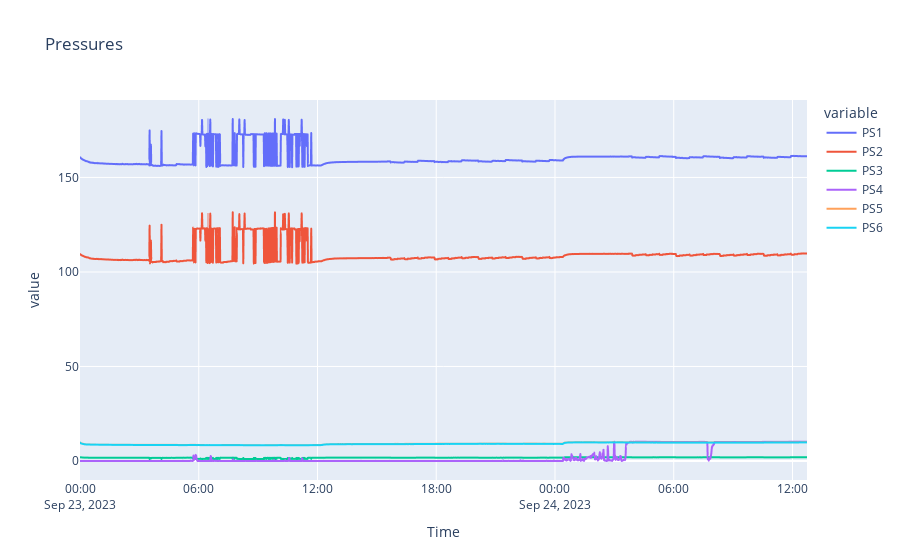
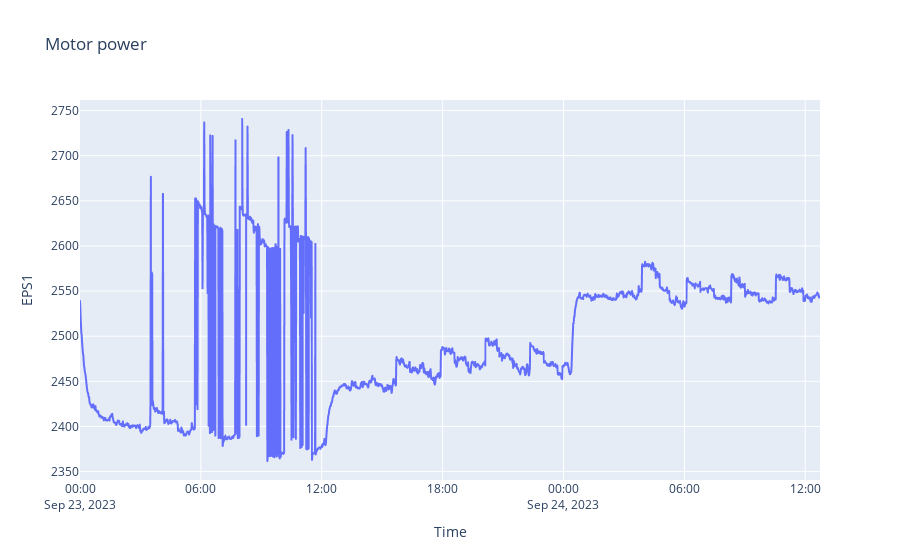
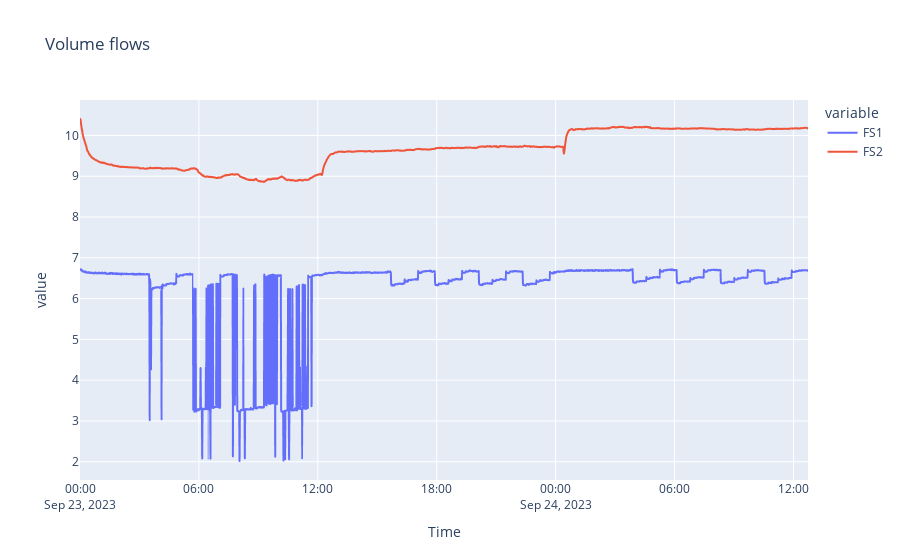
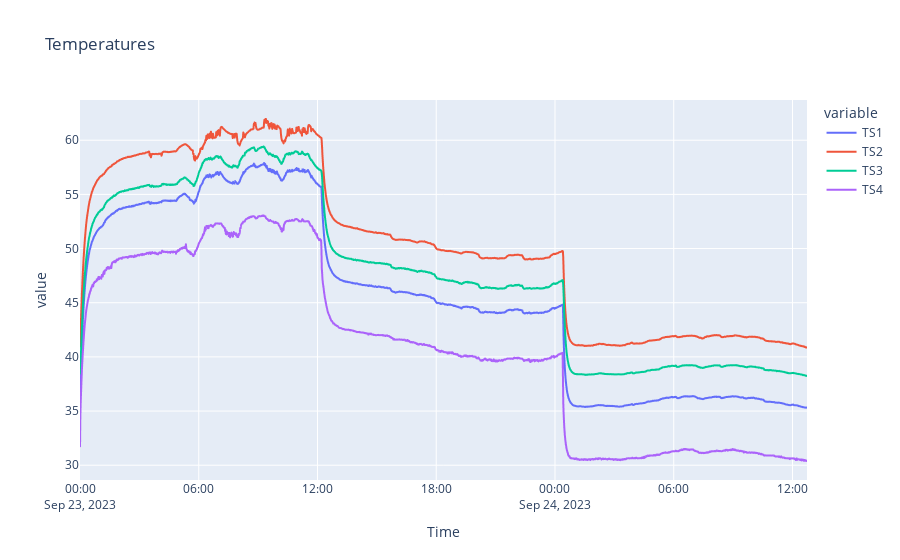

Notebook code for these charts, in order:
### Code cell
fig1 = px.line(data,
               x=data.index,
               y=data.columns[0:6],
               title="Pressures"
               )

fig2 = px.line(data,
               x=data.index,
               y=data.columns[6],
               title = "Motor power"
               )

fig3 = px.line(data,
               x=data.index,
               y=data.columns[7:9],
               title="Volume flows")
                

fig4 = px.line(data,
               x=data.index,
               y=data.columns[9:13],
               title="Temperatures")

fig5 = px.line(data,
               x=data.index, 
               y=data.columns[13],
               title="Vibrations")

fig6 = px.line(data,
               x=data.index, 
               y=data.columns[14:17],
               title="Others")


fig7 = px.line(data,
               x=data.index, 
               y=data.columns[17:19])

fig8 = px.line(data,
               x=data.index, 
               y=data.columns[19:21])

fig9 = px.line(data,
               x=data.index,
               y=data.columns[21])

fig1.show()
fig2.show()
fig3.show()
fig4.show()
fig5.show()
fig6.show()
fig7.show()
fig8.show()
fig9.show()

### Figure 1 — Plotly figure (JSON) as saved in the notebook; plotly's stock layout.template omitted (floating-point values rounded to 4 significant figures; data arrays with more than 128 entries replaced by an {"elided": "..."} marker saying what was removed)
{"data": [{"hovertemplate": "variable=PS1<br>Time=%{x}<br>value=%{y}<extra></extra>", "legendgroup": "PS1", "line": {"color": "#636efa", "dash": "solid"}, "marker": {"symbol": "circle"}, "mode": "lines", "name": "PS1", "showlegend": true, "type": "scattergl", "x": {"elided": "2205 str values"}, "xaxis": "x", "y": {"elided": "2205 float values"}, "yaxis": "y"}, {"hovertemplate": "variable=PS2<br>Time=%{x}<br>value=%{y}<extra></extra>", "legendgroup": "PS2", "line": {"color": "#EF553B", "dash": "solid"}, "marker": {"symbol": "circle"}, "mode": "lines", "name": "PS2", "showlegend": true, "type": "scattergl", "x": {"elided": "2205 str values"}, "xaxis": "x", "y": {"elided": "2205 float values"}, "yaxis": "y"}, {"hovertemplate": "variable=PS3<br>Time=%{x}<br>value=%{y}<extra></extra>", "legendgroup": "PS3", "line": {"color": "#00cc96", "dash": "solid"}, "marker": {"symbol": "circle"}, "mode": "lines", "name": "PS3", "showlegend": true, "type": "scattergl", "x": {"elided": "2205 str values"}, "xaxis": "x", "y": {"elided": "2205 float values"}, "yaxis": "y"}, {"hovertemplate": "variable=PS4<br>Time=%{x}<br>value=%{y}<extra></extra>", "legendgroup": "PS4", "line": {"color": "#ab63fa", "dash": "solid"}, "marker": {"symbol": "circle"}, "mode": "lines", "name": "PS4", "showlegend": true, "type": "scattergl", "x": {"elided": "2205 str values"}, "xaxis": "x", "y": {"elided": "2205 float values"}, "yaxis": "y"}, {"hovertemplate": "variable=PS5<br>Time=%{x}<br>value=%{y}<extra></extra>", "legendgroup": "PS5", "line": {"color": "#FFA15A", "dash": "solid"}, "marker": {"symbol": "circle"}, "mode": "lines", "name": "PS5", "showlegend": true, "type": "scattergl", "x": {"elided": "2205 str values"}, "xaxis": "x", "y": {"elided": "2205 float values"}, "yaxis": "y"}, {"hovertemplate": "variable=PS6<br>Time=%{x}<br>value=%{y}<extra></extra>", "legendgroup": "PS6", "line": {"color": "#19d3f3", "dash": "solid"}, "marker": {"symbol": "circle"}, "mode": "lines", "name": "PS6", "showlegend": true, "type": "scattergl", "x": {"elided": "2205 str values"}, "xaxis": "x", "y": {"elided": "2205 float values"}, "yaxis": "y"}], "layout": {"legend": {"title": {"text": "variable"}, "tracegroupgap": 0}, "title": {"text": "Pressures"}, "xaxis": {"anchor": "y", "domain": [0, 1], "title": {"text": "Time"}}, "yaxis": {"anchor": "x", "domain": [0, 1], "title": {"text": "value"}}}}

### Figure 2 — Plotly figure (JSON) as saved in the notebook; plotly's stock layout.template omitted (floating-point values rounded to 4 significant figures; data arrays with more than 128 entries replaced by an {"elided": "..."} marker saying what was removed)
{"data": [{"hovertemplate": "Time=%{x}<br>EPS1=%{y}<extra></extra>", "legendgroup": "", "line": {"color": "#636efa", "dash": "solid"}, "marker": {"symbol": "circle"}, "mode": "lines", "name": "", "showlegend": false, "type": "scattergl", "x": {"elided": "2205 str values"}, "xaxis": "x", "y": {"elided": "2205 float values"}, "yaxis": "y"}], "layout": {"legend": {"tracegroupgap": 0}, "title": {"text": "Motor power"}, "xaxis": {"anchor": "y", "domain": [0, 1], "title": {"text": "Time"}}, "yaxis": {"anchor": "x", "domain": [0, 1], "title": {"text": "EPS1"}}}}

### Figure 3 — Plotly figure (JSON) as saved in the notebook; plotly's stock layout.template omitted (floating-point values rounded to 4 significant figures; data arrays with more than 128 entries replaced by an {"elided": "..."} marker saying what was removed)
{"data": [{"hovertemplate": "variable=FS1<br>Time=%{x}<br>value=%{y}<extra></extra>", "legendgroup": "FS1", "line": {"color": "#636efa", "dash": "solid"}, "marker": {"symbol": "circle"}, "mode": "lines", "name": "FS1", "showlegend": true, "type": "scattergl", "x": {"elided": "2205 str values"}, "xaxis": "x", "y": {"elided": "2205 float values"}, "yaxis": "y"}, {"hovertemplate": "variable=FS2<br>Time=%{x}<br>value=%{y}<extra></extra>", "legendgroup": "FS2", "line": {"color": "#EF553B", "dash": "solid"}, "marker": {"symbol": "circle"}, "mode": "lines", "name": "FS2", "showlegend": true, "type": "scattergl", "x": {"elided": "2205 str values"}, "xaxis": "x", "y": {"elided": "2205 float values"}, "yaxis": "y"}], "layout": {"legend": {"title": {"text": "variable"}, "tracegroupgap": 0}, "title": {"text": "Volume flows"}, "xaxis": {"anchor": "y", "domain": [0, 1], "title": {"text": "Time"}}, "yaxis": {"anchor": "x", "domain": [0, 1], "title": {"text": "value"}}}}

### Figure 4 — Plotly figure (JSON) as saved in the notebook; plotly's stock layout.template omitted (floating-point values rounded to 4 significant figures; data arrays with more than 128 entries replaced by an {"elided": "..."} marker saying what was removed)
{"data": [{"hovertemplate": "variable=TS1<br>Time=%{x}<br>value=%{y}<extra></extra>", "legendgroup": "TS1", "line": {"color": "#636efa", "dash": "solid"}, "marker": {"symbol": "circle"}, "mode": "lines", "name": "TS1", "showlegend": true, "type": "scattergl", "x": {"elided": "2205 str values"}, "xaxis": "x", "y": {"elided": "2205 float values"}, "yaxis": "y"}, {"hovertemplate": "variable=TS2<br>Time=%{x}<br>value=%{y}<extra></extra>", "legendgroup": "TS2", "line": {"color": "#EF553B", "dash": "solid"}, "marker": {"symbol": "circle"}, "mode": "lines", "name": "TS2", "showlegend": true, "type": "scattergl", "x": {"elided": "2205 str values"}, "xaxis": "x", "y": {"elided": "2205 float values"}, "yaxis": "y"}, {"hovertemplate": "variable=TS3<br>Time=%{x}<br>value=%{y}<extra></extra>", "legendgroup": "TS3", "line": {"color": "#00cc96", "dash": "solid"}, "marker": {"symbol": "circle"}, "mode": "lines", "name": "TS3", "showlegend": true, "type": "scattergl", "x": {"elided": "2205 str values"}, "xaxis": "x", "y": {"elided": "2205 float values"}, "yaxis": "y"}, {"hovertemplate": "variable=TS4<br>Time=%{x}<br>value=%{y}<extra></extra>", "legendgroup": "TS4", "line": {"color": "#ab63fa", "dash": "solid"}, "marker": {"symbol": "circle"}, "mode": "lines", "name": "TS4", "showlegend": true, "type": "scattergl", "x": {"elided": "2205 str values"}, "xaxis": "x", "y": {"elided": "2205 float values"}, "yaxis": "y"}], "layout": {"legend": {"title": {"text": "variable"}, "tracegroupgap": 0}, "title": {"text": "Temperatures"}, "xaxis": {"anchor": "y", "domain": [0, 1], "title": {"text": "Time"}}, "yaxis": {"anchor": "x", "domain": [0, 1], "title": {"text": "value"}}}}
